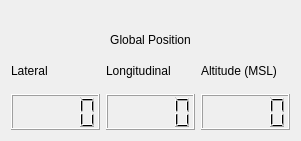
   <widget class="QWidget" name="verticalLayoutWidget_2">
    <property name="geometry">
     <rect>
      <x>30</x>
      <y>100</y>
      <width>301</width>
      <height>141</height>
     </rect>
    </property>
    <layout class="QVBoxLayout" name="GPSDataLayout">
     <item>
      <widget class="QLabel" name="GPSLabel">
       <property name="text">
        <string>Global Position</string>
       </property>
       <property name="alignment">
        <set>Qt::AlignBottom|Qt::AlignHCenter</set>
       </property>
      </widget>
     </item>
     <item>
      <layout class="QHBoxLayout" name="GPSHLayout">
       <item>
        <widget class="QLabel" name="LatLabel">
         <property name="text">
          <string>Lateral</string>
         </property>
        </widget>
       </item>
       <item>
        <widget class="QLabel" name="LongLabel">
         <property name="text">
          <string>Longitudinal</string>
         </property>
        </widget>
       </item>
       <item>
        <widget class="QLabel" name="AltLabel">
         <property name="text">
          <string>Altitude (MSL)</string>
         </property>
        </widget>
       </item>
      </layout>
     </item>
     <item>
      <layout class="QHBoxLayout" name="GPS_DISP">
       <item>
        <widget class="QLCDNumber" name="LatGPS_DISP"/>
       </item>
       <item>
        <widget class="QLCDNumber" name="LongGPS_DISP"/>
       </item>
       <item>
        <widget class="QLCDNumber" name="AltGPS_DISP"/>
       </item>
      </layout>
     </item>
    </layout>
   </widget>
